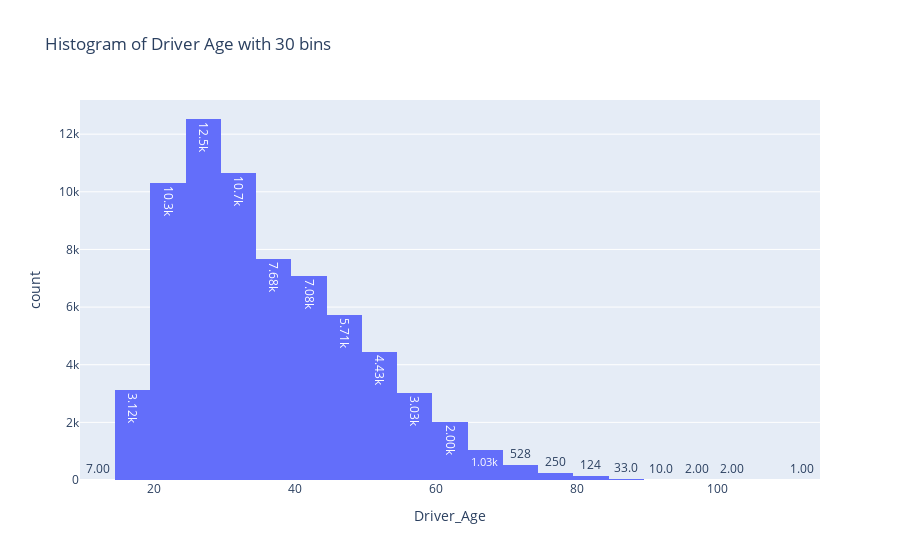

Notebook code for this chart:
### Markdown cell above
Next, let's consider the age range of the driver. 
#### 5. Plot a histogram of `Driver_Age`. Determine an appropriate number of bins.

### Code cell
## Histogram
fig = px.histogram(stops, x="Driver_Age",  title='Histogram of Driver Age with 30 bins', nbins=30, text_auto='.3s')
fig.show()

### Figure 1 — Plotly figure (JSON) as saved in the notebook; plotly's stock layout.template omitted (floating-point values rounded to 4 significant figures; data arrays with more than 128 entries replaced by an {"elided": "..."} marker saying what was removed)
{"data": [{"alignmentgroup": "True", "bingroup": "x", "hovertemplate": "Driver_Age=%{x}<br>count=%{y}<extra></extra>", "legendgroup": "", "marker": {"color": "#636efa", "pattern": {"shape": ""}}, "name": "", "nbinsx": 30, "offsetgroup": "", "orientation": "v", "showlegend": false, "texttemplate": "%{value:.3s}", "x": {"elided": "68488 int values"}, "xaxis": "x", "yaxis": "y", "type": "histogram"}], "layout": {"xaxis": {"anchor": "y", "domain": [0, 1], "title": {"text": "Driver_Age"}}, "yaxis": {"anchor": "x", "domain": [0, 1], "title": {"text": "count"}}, "legend": {"tracegroupgap": 0}, "title": {"text": "Histogram of Driver Age with 30 bins"}, "barmode": "relative"}}
